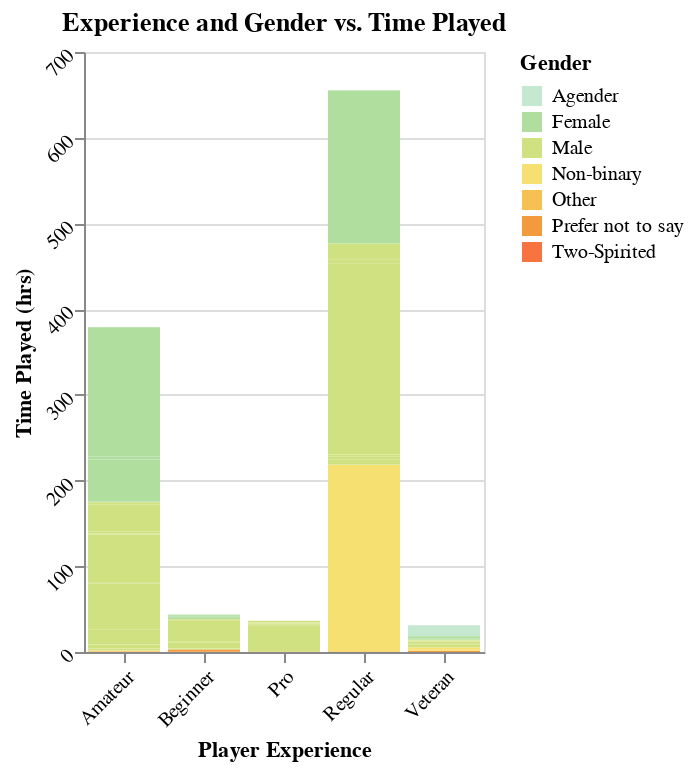

Notebook code cell kept with this figure:
### Markdown cell above
Figure 2.6: Gender vs. Time Played plot

### Code cell
# Visualizing the gender distribution across experience levels using raw data

experience_gendered_plot= alt.Chart(player_tidy, title = "Experience and Gender vs. Time Played").mark_bar().encode(
    x= alt.X('experience').title('Player Experience'),
    y= alt.Y('played_hours').title('Time Played (hrs)'),
    color=alt.Color('gender', legend=alt.Legend(title='Gender'), scale=alt.Scale(scheme='lightmulti')
)).properties(
        width = 200,
        height = 300
).configure_axis(
    labelAngle=-45
)

experience_gendered_plot

### Figure 1 — Vega-Lite specification as saved in the notebook (floating-point values rounded to 4 significant figures; data arrays with more than 128 entries replaced by an {"elided": "..."} marker saying what was removed)
{"config": {"view": {"continuousWidth": 300, "continuousHeight": 300}, "axis": {"labelAngle": -45}}, "data": {"name": "data-dc39170511f3ba1e9a8571eea42c5369"}, "mark": {"type": "bar"}, "encoding": {"color": {"field": "gender", "legend": {"title": "Gender"}, "scale": {"scheme": "lightmulti"}, "type": "nominal"}, "x": {"field": "experience", "title": "Player Experience", "type": "nominal"}, "y": {"field": "played_hours", "title": "Time Played (hrs)", "type": "quantitative"}}, "height": 300, "title": "Experience and Gender vs. Time Played", "width": 200, "$schema": "https://vega.github.io/schema/vega-lite/v5.20.1.json", "datasets": {"data-dc39170511f3ba1e9a8571eea42c5369": {"elided": "196 records"}}}
